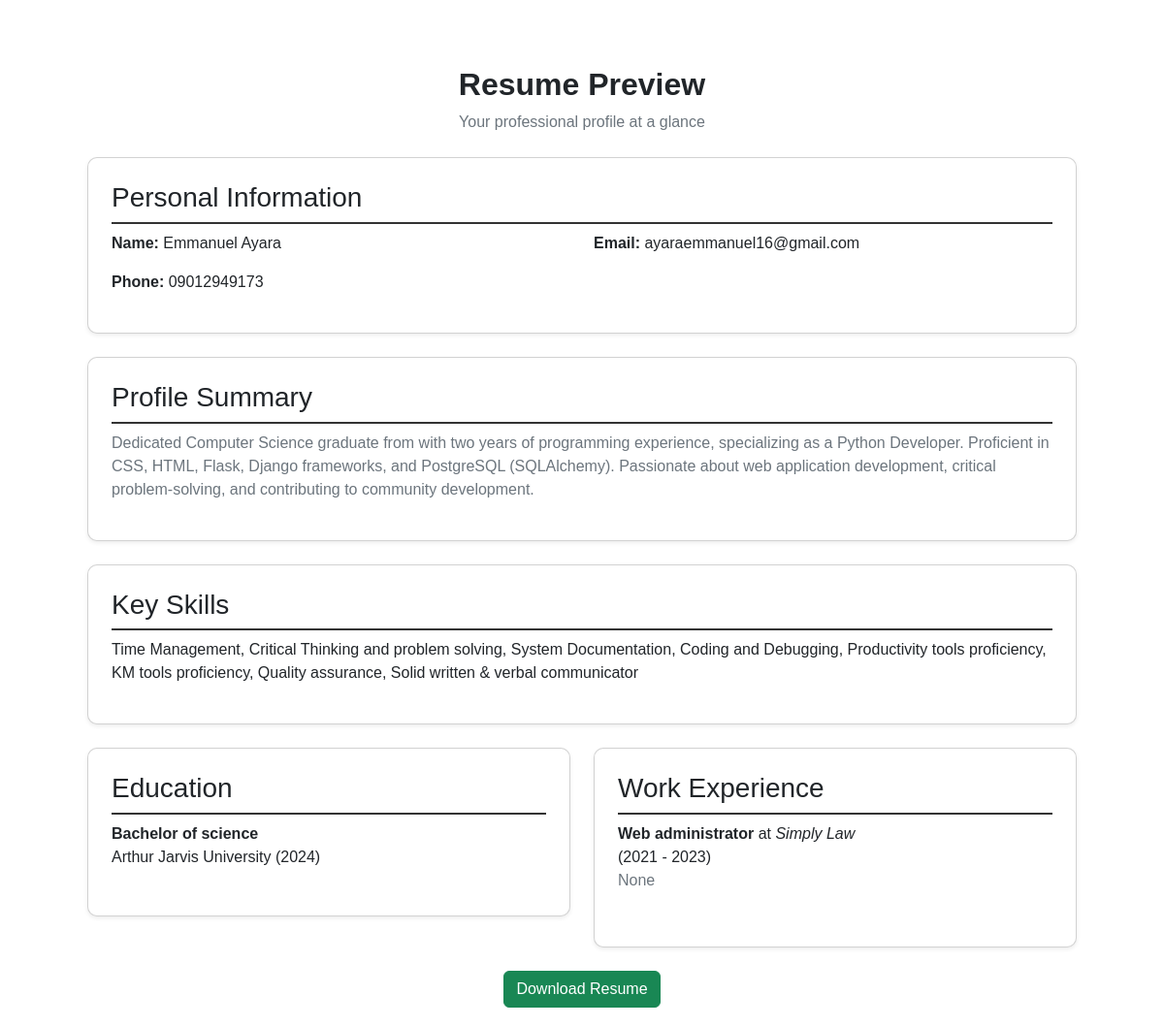
/resume/preview (signed in), run on the app's committed database.
### models.py (models this page shows)
class Resume(db.Model):
    id = db.Column(db.Integer, primary_key=True)
    user_id = db.Column(db.Integer, db.ForeignKey("user.id"), nullable=False)
    full_name = db.Column(db.String(150), nullable=False)
    phone = db.Column(db.String(20), nullable=False)
    email = db.Column(db.String(150), nullable=False)
    profile_summary = db.Column(db.Text, nullable=True)  # Profile Summary
    activities_interests = db.Column(db.Text, nullable=True)  # List of activities
    key_skills = db.Column(db.Text, nullable=True)  # List of skills
    education = db.relationship("Education", backref="resume", lazy=True, cascade="all, delete-orphan")  # Multiple entries
    experience = db.relationship("WorkExperience", backref="resume", lazy=True, cascade="all, delete-orphan")  # Multiple entries
    user = db.relationship("User", backref="resume", uselist=False)

class Education(db.Model):
    id = db.Column(db.Integer, primary_key=True)
    resume_id = db.Column(db.Integer, db.ForeignKey("resume.id"), nullable=False)
    degree = db.Column(db.String(200), nullable=False)
    institution = db.Column(db.String(200), nullable=False)
    year = db.Column(db.String(50), nullable=False)

class WorkExperience(db.Model):
    id = db.Column(db.Integer, primary_key=True)
    resume_id = db.Column(db.Integer, db.ForeignKey("resume.id"), nullable=False)
    job_title = db.Column(db.String(200), nullable=False)
    company = db.Column(db.String(200), nullable=False)
    location = db.Column(db.String(200), nullable=True)
    start_year = db.Column(db.String(50), nullable=False)
    end_year = db.Column(db.String(50), nullable=True)
    description = db.Column(db.Text, nullable=True)

### routes.py (the view)
@app.route("/resume/preview")
@login_required
def resume_preview():
    resume = Resume.query.filter_by(user_id=current_user.id).order_by(Resume.id.desc()).first()
    if not resume:
        flash("You have not created a resume yet.", "warning")
        return redirect(url_for("resume"))
    education = Education.query.filter_by(resume_id=resume.id).all()
    experience = WorkExperience.query.filter_by(resume_id=resume.id).all()
    return render_template("resume_preview.html", resume=resume, education=education, experience=experience, UserRole=UserRole)

### app.py (called while the page is built)
@app.after_request
def add_header(response):
    response.headers["Cache-Control"] = "no-store, no-cache, must-revalidate, max-age=0"
    return response

### models.py (called while the page is built)
@login_manager.user_loader
def load_user(user_id):
    return User.query.get(int(user_id))

### templates/resume_preview.html (shortened to what this page needs)
<!DOCTYPE html>
<html>
<head>
    <link rel="stylesheet" href="https://cdn.jsdelivr.net/npm/bootstrap@5.3.0/dist/css/bootstrap.min.css">
</head>
<body>
<div class="container mt-5">
    <div class="text-center mb-4">
        <h2 class="fw-bold">Resume Preview</h2>
        <p class="text-muted">Your professional profile at a glance</p>
    </div>
    <div class="card shadow-sm p-4 mb-4">
        <h3 class="border-bottom pb-2">Personal Information</h3>
        <div class="row">
            <div class="col-md-6">
                <p><strong>Name:</strong> {{ resume.full_name }}</p>
                <p><strong>Phone:</strong> {{ resume.phone }}</p>
            </div>
            <div class="col-md-6">
                <p><strong>Email:</strong> {{ resume.email }}</p>
            </div>
        </div>
    </div>
    <div class="card shadow-sm p-4 mb-4">
        <h3 class="border-bottom pb-2">Profile Summary</h3>
        <p class="text-muted">{{ resume.profile_summary }}</p>
    </div>
    <div class="card shadow-sm p-4 mb-4">
        <h3 class="border-bottom pb-2">Key Skills</h3>
        <p>{{ resume.key_skills }}</p>
    </div>
    <div class="row">
        <div class="col-md-6">
            <div class="card shadow-sm p-4 mb-4">
                <h3 class="border-bottom pb-2">Education</h3>
                <ul class="list-unstyled">
                    {% for edu in education %}
                        <li class="mb-2">
                            <strong>{{ edu.degree }}</strong><br>
                            {{ edu.institution }} ({{ edu.year }})
                        </li>
                    {% endfor %}
                </ul>
            </div>
        </div>
        <div class="col-md-6">
            <div class="card shadow-sm p-4 mb-4">
                <h3 class="border-bottom pb-2">Work Experience</h3>
                <ul class="list-unstyled">
                    {% for exp in experience %}
                        <li class="mb-3">
                            <strong>{{ exp.job_title }}</strong> at <em>{{ exp.company }}</em><br>
                            ({{ exp.start_year }} - {{ exp.end_year }})<br>
                            <span class="text-muted">{{ exp.description }}</span>
                        </li>
                    {% endfor %}
                </ul>
            </div>
        </div>
    </div>
</div>
<div style="display: flex; justify-content: center;">
    <a href="{{ url_for('resume_download') }}" class="btn btn-success"
       style="transition: background-color 0.3s ease;"
       onmouseover="this.style.backgroundColor='darkgreen'; this.style.color='white';"
       onmouseout="this.style.backgroundColor='green'; this.style.color='white';">
       Download Resume
    </a>
</div>
</body>
</html>

### templates/resume_preview.html (style rules this page uses)
body { font-family: Arial, sans-serif; padding: 20px; }
.container { width: 90%; margin: auto; }
.card { border-radius: 10px; box-shadow: 0 4px 6px rgba(0, 0, 0, 0.1); }
.border-bottom { border-bottom: 2px solid #333 !important; }
.text-muted { color: #6c757d !important; }

### data on the page
Resume: full_name "Emmanuel Ayara", phone "09012949173", email "ayaraemmanuel16@gmail.com", profile_summary "Dedicated Computer Science graduate from with two years of programming experience, specializing as a Python Developer. Proficient in CSS, HTML, Flask, Django frameworks, and PostgreSQL (SQLAlchemy). Passionate about web application development, critical problem-solving, and contributing to community development.", key_skills "Time Management, Critical Thinking and problem solving, System Documentation, Coding and Debugging, Productivity tools proficiency, KM tools proficiency, Quality assurance, Solid written & verbal communicator"
Education: degree "Bachelor of science", institution "Arthur Jarvis University", year "2024"
WorkExperience: job_title "Web administrator", company "Simply Law", start_year "2021", end_year "2023", description "None"
